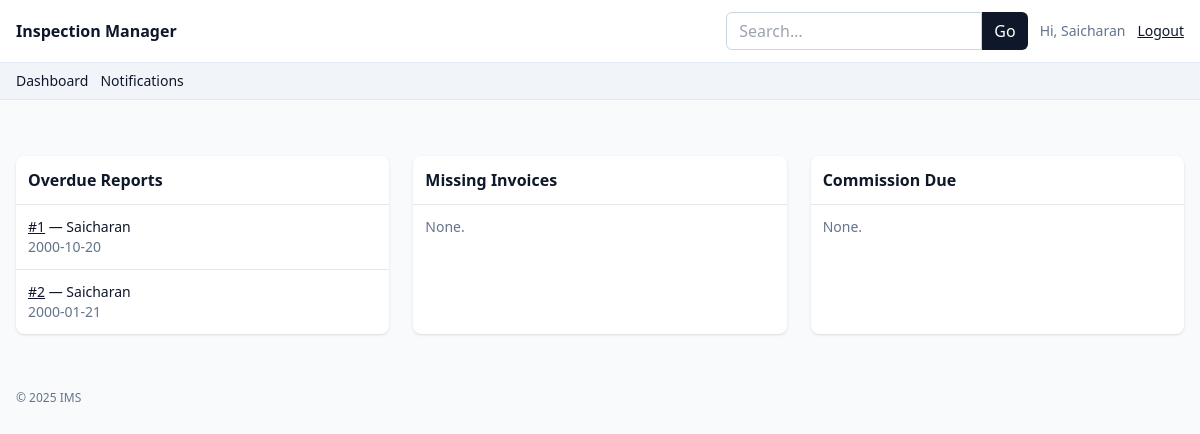
The app's page /notifications (signed in), older data.
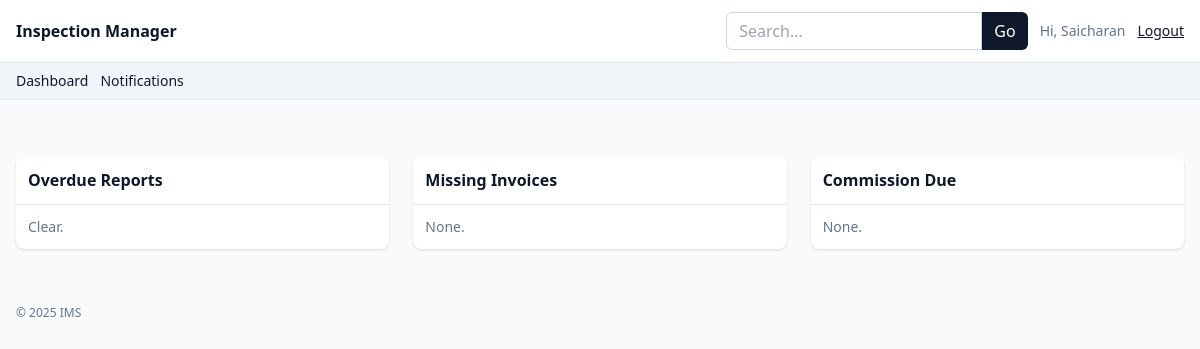
The same page, newer data.
### app.py (models this page shows)
class Client(db.Model):
    __tablename__ = "client"
    id = db.Column(db.Integer, primary_key=True)
    name = db.Column(db.String(160), nullable=False)
    gst_number = db.Column(db.String(40))
    billing_address = db.Column(db.Text)

class Inspection(db.Model):
    __tablename__ = "inspection"
    id = db.Column(db.Integer, primary_key=True)
    public_id = db.Column(db.String(40), unique=True, index=True)
    seq_num = db.Column(db.Integer)  # sequence within type-year
    date = db.Column(db.DateTime, nullable=False, default=datetime.utcnow)
    inspection_type = db.Column(db.String(20), default=InspectionType.PSIC, nullable=False)
    client_id = db.Column(db.Integer, db.ForeignKey("client.id"))
    client = db.relationship("Client")
    location = db.Column(db.String(200))
    asset = db.Column(db.String(200))
    cha_id = db.Column(db.Integer, db.ForeignKey("cha.id"))
    cha = db.relationship("CHA")
    forwarder_name = db.Column(db.String(160))
    cha_commission_pct = db.Column(db.Float)  # optional override of CHA.commission_rate
    status = db.Column(db.String(40), default=InspectionStatus.DRAFT)
    engineer_id = db.Column(db.Integer, db.ForeignKey("user.id"))
    engineer = db.relationship("User")
    created_at = db.Column(db.DateTime, default=datetime.utcnow)
    scrap_type = db.Column(db.String(40))  # Metal / Plastic / Paper / Other
    container_count = db.Column(db.Integer)
    container_weight = db.Column(db.Float)  # tons
    container_notes = db.Column(db.Text)
    machinery_type = db.Column(db.String(160))
    year_of_manufacture = db.Column(db.Integer)
    original_cif_value = db.Column(db.Float)
    depreciation_pct = db.Column(db.Float)  # auto
    residual_value = db.Column(db.Float)    # auto
    balance_useful_life = db.Column(db.String(40))  # manual text like "3 years"
    goods_details = db.Column(db.Text)
    condition_notes = db.Column(db.Text)
    fair_market_value = db.Column(db.Float)

### app.py (the view)
@app.route("/notifications")
@role_required(Role.ADMIN, Role.ENGINEER, Role.ACCOUNTANT)
def notifications():
    overdue_reports = Inspection.query.filter(
        Inspection.status == InspectionStatus.COMPLETED,
        Inspection.date < datetime.utcnow() - timedelta(days=3)
    ).all()
    missing_invoice = Inspection.query.filter(
        Inspection.status.in_([InspectionStatus.COMPLETED, InspectionStatus.REPORT_UPLOADED])
    ).filter(~Inspection.id.in_(db.session.query(Invoice.inspection_id))).all()
    commission_due = Commission.query.filter(Commission.status == CommissionStatus.DUE).all()
    return render_template("notifications.html",
                           overdue_reports=overdue_reports,
                           missing_invoice=missing_invoice,
                           commission_due=commission_due)

### app.py (called while the page is built)
def role_required(*roles):
    def deco(fn):
        from functools import wraps
        @wraps(fn)
        def wrap(*a, **kw):
            if not session.get("user_id"):
                flash("Please login.", "warning")
                return redirect(url_for("login"))
            if roles and session.get("role") not in roles:
                flash("Unauthorized.", "danger")
                return redirect(url_for("dashboard"))
            return fn(*a, **kw)
        return wrap
    return deco

@app.context_processor
def inject_globals():
    return dict(
        Role=Role, InspectionStatus=InspectionStatus, InvoiceStatus=InvoiceStatus,
        ReportStatus=ReportStatus, CommissionStatus=CommissionStatus, now=datetime.utcnow,
        User=User, InspectionType=InspectionType
    )

### templates/notifications.html (shortened to what this page needs)
{% extends "base.html" %}
{% block content %}
<div class="grid md:grid-cols-3 gap-6">
    <div class="bg-white rounded-lg shadow">
        <div class="p-3 border-b font-semibold">Overdue Reports</div>
        <ul class="divide-y text-sm">
            {% for x in overdue_reports %}
            <li class="p-3"><a class="underline" href="{{ url_for('inspection_detail', inspection_id=x.id) }}">#{{ x.id
                    }}</a> — {{ x.client.name if x.client else '—' }}<div class="text-slate-500">{{
                    x.date.strftime('%Y-%m-%d') }}</div>
            </li>
            {% else %}<li class="p-3 text-slate-500">Clear.</li>{% endfor %}
        </ul>
    </div>
    <div class="bg-white rounded-lg shadow">
        <div class="p-3 border-b font-semibold">Missing Invoices</div>
        <ul class="divide-y text-sm">
            {% for x in missing_invoice %}
            <li class="p-3"><a class="underline" href="{{ url_for('inspection_detail', inspection_id=x.id) }}">#{{ x.id
                    }}</a> — {{ x.client.name if x.client else '—' }}</li>
            {% else %}<li class="p-3 text-slate-500">None.</li>{% endfor %}
        </ul>
    </div>
    <div class="bg-white rounded-lg shadow">
        <div class="p-3 border-b font-semibold">Commission Due</div>
        <ul class="divide-y text-sm">
            {% for c in commission_due %}
            <li class="p-3">Inspection <a class="underline"
                    href="{{ url_for('inspection_detail', inspection_id=c.inspection_id) }}">#{{ c.inspection_id }}</a>
                — ₹{{ '%.2f'|format(c.amount or 0) }}</li>
            {% else %}<li class="p-3 text-slate-500">None.</li>{% endfor %}
        </ul>
    </div>
</div>
{% endblock %}

### templates/base.html (shortened to what this page needs)
<!doctype html>
<html lang="en">
<head>
    <script src="https://cdn.tailwindcss.com"></script>
</head>
<body class="bg-slate-50 text-slate-900">
    <nav class="bg-white border-b border-slate-200">
        <div class="mx-auto max-w-7xl px-4 py-3 flex items-center justify-between">
            <a href="{{ url_for('dashboard') }}" class="font-semibold">Inspection Manager</a>
            <div class="flex items-center gap-3">
                {% if session.get('user_id') %}
                <form action="{{ url_for('global_search') }}" method="get" class="hidden md:flex">
                    <input name="q" value="{{ request.args.get('q','') }}" placeholder="Search…"
                        class="rounded-l-md border border-slate-300 px-3 py-1.5 focus:outline-none focus:ring w-64">
                    <button class="rounded-r-md bg-slate-900 text-white px-3">Go</button>
                </form>
                <span class="text-sm text-slate-500">Hi, {{ session.get('user_name') }}</span>
                <a class="text-sm underline" href="{{ url_for('logout') }}">Logout</a>
                {% else %}
                <a class="text-sm underline" href="{{ url_for('login') }}">Login</a>
                {% endif %}
            </div>
        </div>
    </nav>
    {% if session.get('user_id') %}
    <div class="bg-slate-100 border-b border-slate-200">
        <div class="mx-auto max-w-7xl px-4 py-2 flex flex-wrap gap-3 text-sm">
            <a class="hover:underline" href="{{ url_for('dashboard') }}">Dashboard</a>
            <a class="hover:underline" href="{{ url_for('notifications') }}">Notifications</a>
        </div>
    </div>
    {% endif %}
    <div class="mx-auto max-w-7xl px-4 py-4 space-y-2">
    </div>
    <main class="mx-auto max-w-7xl px-4 py-6">{% block content %}{% endblock %}</main>
    <footer class="mx-auto max-w-7xl px-4 py-8 text-xs text-slate-500">
        &copy; {{ now().year }} IMS
    </footer>
</body>
</html>

Row changes from the older to the newer data that the page shows:
no longer on this page (row unchanged): Client: get "Saicharan"
no longer on this page (row edited): Inspection: id "1", client "Saicharan", date "2000-10-20"
removed Inspection: id "2", client "Saicharan", date "2000-01-21"
Text that changed along with them:
{{ session.get('user_name') }}: (not shown) → "Saicharan"
text now shown: "Clear."
